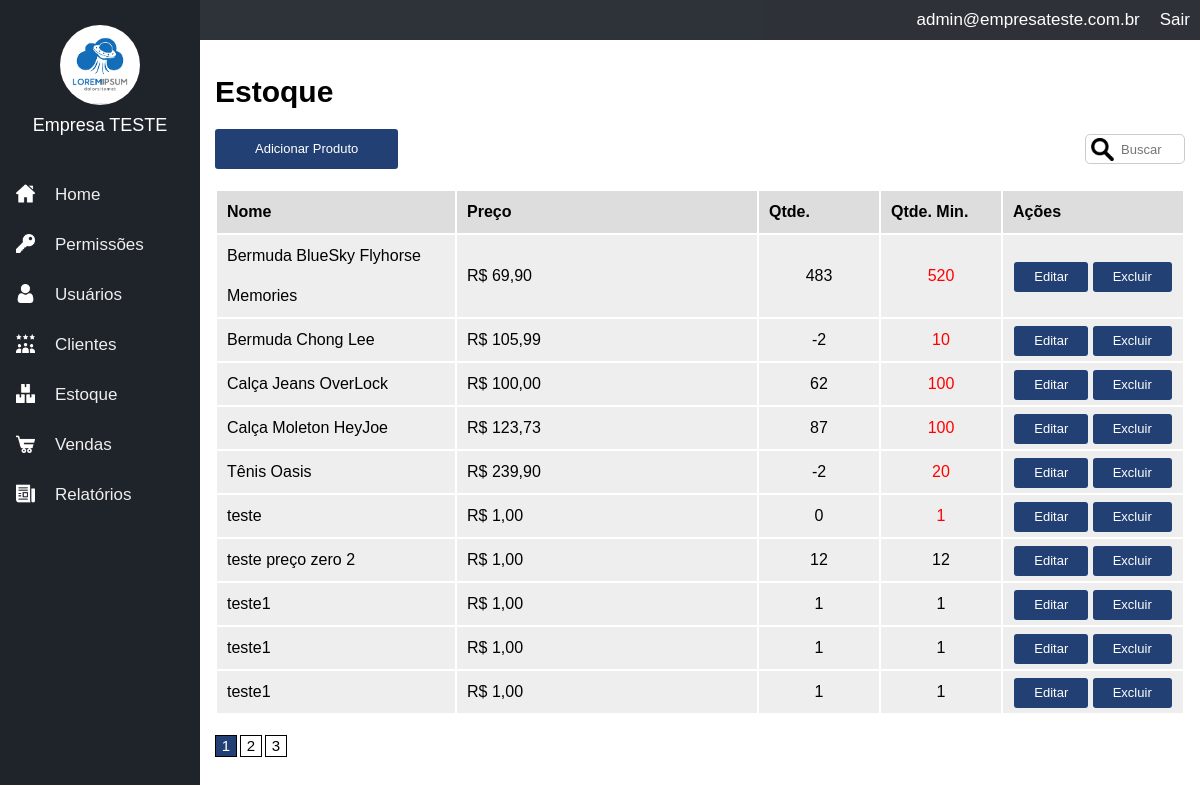
The page /inventory (signed in) on the database its author committed.
### tables this page shows
CREATE TABLE IF NOT EXISTS `inventory` (
  `id` int(11) NOT NULL AUTO_INCREMENT,
  `id_company` int(11) NOT NULL,
  `name` varchar(100) NOT NULL,
  `price` float NOT NULL,
  `quant` int(11) NOT NULL,
  `min_quant` int(11) NOT NULL,
  PRIMARY KEY (`id`)
);

### core/controller.php (called while the page is built, shortened)
<?php
class controller {
    public function loadTemplate($viewName, $viewData = array()){
        include 'views/template.php';
    }
    public function loadViewInTemplate($viewName, $viewData = array()){
        extract($viewData);
        include 'views/'.$viewName.'.php';
    }
}

### core/core.php (called while the page is built, shortened)
<?php
class Core {
    public function run(){
        $url= explode("index.php",$_SERVER['PHP_SELF']);
        $url= end($url);
        $params=array();
        if(!empty($url)){
            $url=explode('/',$url);
            array_shift($url);
            array_shift($url);
            if(isset($url[0])){
                $currentAction=$url[0];
                array_shift($url);
            }else{
                $currentAction='index';
            }
        }else{
            $currentController='homeController';
            $currentAction='index';
        }
        require_once 'core/controller.php';
        $c= new $currentController();
        call_user_func_array(array($c,$currentAction),$params);
    }
   }

### index.php (called while the page is built, shortened)
<?php
require'config.php';
$core= new Core();
$core->run();
?>

### core/model.php (called while the page is built, shortened)
<?php
class model {
    public function __construct(){
        global $config;
        $this->db=new PDO("mysql:dbname=".$config['dbname'].';host='.$config['host'],$config['dbuser'],$config['dbpass']);
    }
}

### config.php (called while the page is built, shortened)
<?php
$config= array();
if (ENVIRONMENT=="development"){
    $config['dbname']='contaazul';
    $config['host']='localhost';
    $config['dbuser']='root';
    $config['dbpass']='';
} else{
}

### models/Inventory.php (called while the page is built, shortened)
<?php
class Inventory extends model {
    public function getList($offset, $id_company) {
        $data = array();
        $sql = $this->db->prepare("SELECT * FROM inventory WHERE id_company = :id_company ORDER BY name LIMIT $offset, 10");
        $sql->bindValue(":id_company", $id_company);
        $sql->execute();
        if($sql->rowCount() > 0) {
            $data = $sql->fetchAll();
        }
        return $data;
    }
}

### models/Users.php (called while the page is built, shortened)
<?php
class Users extends model {
    private $userInfo;
    public function setLoggedUser() {
        if(isset($_SESSION['ccUser']) && !empty($_SESSION['ccUser'])) {
            $id = $_SESSION['ccUser'];
            $sql = $this->db->prepare("SELECT * FROM users WHERE id = :id");
            $sql->bindValue(':id', $id);
            $sql->execute();
            if($sql->rowCount() > 0) {
                $this->userInfo = $sql->fetch();
            }
        }
    }
    public function getCompany() {
        if(isset($this->userInfo['id_company'])) {
            return $this->userInfo['id_company'];
        } else {
            return 0;
        }
    }
    public function getEmail() {
        if(isset($this->userInfo['email'])) {
            return $this->userInfo['email'];
        } else {
            return '';
        }
    }
}

### models/Companies.php (called while the page is built, shortened)
<?php
class Companies extends model {
    private $companyInfo;
    public function __construct($id) {
        $sql = $this->db->prepare("SELECT * FROM companies WHERE id = :id");
        $sql->bindValue(':id', $id);
        $sql->execute();
        if($sql->rowCount() > 0) {
            $this->companyInfo = $sql->fetch();
        }
    }
    public function getName() {
        if(isset($this->companyInfo['name'])){
            return $this->companyInfo['name'];
        } else {
            return '';
        }
    }
}

### controllers/permissionsController.php (called while the page is built, shortened)
<?php
class permissionsController extends controller {
    public function disableMenu() {
        $data = array();
        $u = new Users();
        $u->setLoggedUser();
        $p = new Permissions();
        $permissions = $p->getList($u->getCompany());
        foreach ($permissions as $permission) {
            if($u->hasPermission($permission['name'])) {
                $data[$permission['name']] = 'enabled';
            } else {
                $data[$permission['name']] = 'disabled';
            }
        }
        return $data;
    }
}

### views/inventory.php (the view, shortened to what this page needs)
<h1>Estoque</h1>
<?php if($edit_permission): ?>
    <div class="button"><a href="<?php echo BASE_URL; ?>/inventory/add" class="button">Adicionar Produto</a></div>
    <input type="text" id="busca" data-type="search_inventory" placeholder="Buscar" autocomplete="off"/>
<?php endif; ?>
<table border="0" width="100%">
    <tr>
        <th>Nome</th>
        <th>Preço</th>
        <th>Qtde.</th>
        <th>Qtde. Min.</th>
        <th>Ações</th>
    </tr>
    <?php foreach($inventory_list as $product): ?>
        <tr>
            <td><?php echo $product['name']; ?></td>
            <td width="280">R$ <?php echo number_format($product['price'], 2, ',', '.'); ?></td>
            <td width="100" style="text-align:center"><?php echo $product['quant']; ?></td>
            <td width="100" style="text-align:center"><?php
                if($product['min_quant'] > $product['quant']) {
                    echo '<span style="color:red">'.($product['min_quant']).'</span>';
                } else {
                    echo $product['min_quant'];
                }
                ?></td>
            <td width="160" style="text-align:center">
                <?php if($edit_permission): ?>
                    <a class="button button_small" href="<?php echo BASE_URL; ?>/inventory/edit/<?php echo $product['id']; ?>">Editar</a>
                    <a class="button button_small" href="<?php echo BASE_URL; ?>/inventory/delete/<?php echo $product['id']; ?>" onclick="return confirm('Deseja realmente excluir esse item?')">Excluir</a>
                <?php else: ?>
                    <a class="button button_small" href="<?php echo BASE_URL; ?>/inventory/view/<?php echo $product['id']; ?>">Visualizar</a>
                <?php endif; ?>
            </td>
        </tr>
    <?php endforeach ?>
</table>
<div class="pagination">
    <?php for($q=1;$q<=$p_count;$q++): ?>
        <a class="pag_item <?php echo ($q==$p)?'pag_ativo':''; ?>" href="<?php echo BASE_URL; ?>/inventory?p=<?php echo $q; ?>"><?php echo $q; ?></a>
    <?php endfor; ?>
</div>

### assets/css/template.css (style rules this page uses)
body { margin:0; padding:0; font-size:15px; font-family:Arial; }
input[type=text], input[type=email], input[type=password], input[type=number], input[type=date], select, textarea { width:100%; height:30px; font-size:13px; outline:0; padding-left:5px; padding-right:5px; margin-top:5px; }
input[type=submit], button, .button { border:0px; background-color:#224074; color:#FFF; height:40px; line-height:40px; border-radius:3px; padding-left:20px; padding-right:20px; cursor:pointer; font-size:13px; display: inline-block; }
.button_small { height:30px; line-height:30px; text-decoration:none; }
.button a { color:#FFF; text-decoration:none; }
table { margin-top:20px; }
table th { height:40px; line-height:40px; background-color:#DDD; text-align:left; padding-left:10px; padding-right:10px; }
table td { height:40px; line-height:40px; background-color:#EEE; text-align:left; padding-left:10px; padding-right:10px; }
.pagination { margin-top:20px; margin-bottom:20px; }
.pag_item { width:20px; height:20px; float:left; border:1px solid #000; margin-right: 3px; text-align: center; line-height: 20px; color:#000; text-decoration: none; }
.pag_ativo { background-color:#224074; color:#FFF; }
#busca { width:100px; float:right; background-image:url('../images/search.png'); background-repeat: no-repeat; background-size:23px 23px; background-position: 5px; padding-left: 35px; border-radius:5px; border:1px solid #CCC; }

### rows shown on the page
inventory: name "Bermuda BlueSky Flyhorse Memories", price "69,90", quant "483", min_quant "520"
inventory: name "Bermuda Chong Lee", price "105,99", quant "-2", min_quant "10"
inventory: name "Calça Jeans OverLock", price "100,00", quant "62", min_quant "100"
inventory: name "Calça Moleton HeyJoe", price "123,73", quant "87", min_quant "100"
inventory: name "Tênis Oasis", price "239,90", quant "-2", min_quant "20"
inventory: name "teste", price "1,00", quant "0", min_quant "1"
inventory: name "teste preço zero 2", price "1,00", quant "12", min_quant "12"
inventory: name "teste1", price "1,00", quant "1", min_quant "1"
inventory: name "teste1", price "1,00", quant "1", min_quant "1"
inventory: name "teste1", price "1,00", quant "1", min_quant "1"

### other values the page prints
$viewData['company_name'] "Empresa TESTE"
$viewData['user_email'] "admin@empresateste.com.br"
